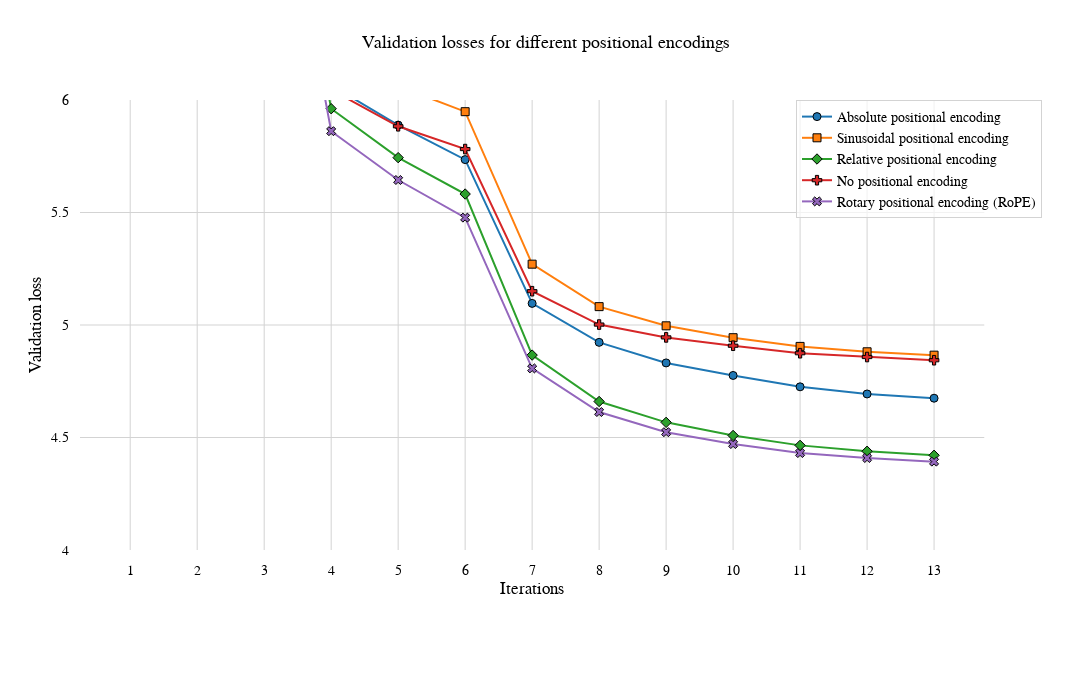

Notebook cell for this chart:
### Markdown cell above
#### 1.4. Plot the validation data

### Code cell
line_configs = [
    {
        "name": "Absolute positional encoding",
        "data": positional_encodings["absolute"]["val"],
        "color": "#1f77b4",
        "dash": "solid",
        "width": 2,
        "marker_symbol": 0,
    },
    {
        "name": "Sinusoidal positional encoding",
        "data": positional_encodings["sinusoidal"]["val"],
        "color": "#ff7f0e",
        "dash": "solid",
        "width": 2,
        "marker_symbol": 1,
    },
    {
        "name": "Relative positional encoding",
        "data": positional_encodings["relative"]["val"],
        "color": "#2ca02c",
        "dash": "solid",
        "width": 2,
        "marker_symbol": 2,
    },
    {
        "name": "No positional encoding",
        "data": positional_encodings["none"]["val"],
        "color": "#d62728",
        "dash": "solid",
        "width": 2,
        "marker_symbol": 3,
    },
    {
        "name": "Rotary positional encoding (RoPE)",
        "data": positional_encodings["rope"]["val"],
        "color": "#9467bd",
        "dash": "solid",
        "width": 2,
        "marker_symbol": 4,
    },
]
iterations = np.arange(1, len(positional_encodings["none"]["val"]) + 1)

figure = plot_positional_encodings_losses(
    line_configs=line_configs,
    iterations=iterations,
    title="Validation losses for different positional encodings",
    xaxis_title="Iterations",
    yaxis_title="Validation loss",
    width=1200,
    height=700,
    yaxis_range=[4, 6],
    save_figure=False,
)
figure.show()

### Figure 1 — Plotly figure (JSON) as saved in the notebook; plotly's stock layout.template omitted (floating-point values rounded to 4 significant figures)
{"data": [{"hovertemplate": "<b>Iteration</b>: %{x}<br><b>Loss</b>: %{y:.4f}<br>", "line": {"color": "#1f77b4", "dash": "solid", "width": 2}, "marker": {"color": "#1f77b4", "line": {"color": "black", "width": 1}, "size": 8, "symbol": 0}, "mode": "lines+markers", "name": "Absolute positional encoding", "type": "scatter", "x": [1, 2, 3, 4, 5, 6, 7, 8, 9, 10, 11, 12, 13], "xaxis": "x", "y": [8.245, 7.731, 7.504, 6.065, 5.889, 5.735, 5.096, 4.923, 4.832, 4.776, 4.725, 4.694, 4.675], "yaxis": "y"}, {"hovertemplate": "<b>Iteration</b>: %{x}<br><b>Loss</b>: %{y:.4f}<br>", "line": {"color": "#ff7f0e", "dash": "solid", "width": 2}, "marker": {"color": "#ff7f0e", "line": {"color": "black", "width": 1}, "size": 8, "symbol": 1}, "mode": "lines+markers", "name": "Sinusoidal positional encoding", "type": "scatter", "x": [1, 2, 3, 4, 5, 6, 7, 8, 9, 10, 11, 12, 13], "xaxis": "x", "y": [8.786, 8.025, 8.085, 6.265, 6.061, 5.948, 5.27, 5.082, 4.996, 4.944, 4.905, 4.881, 4.866], "yaxis": "y"}, {"hovertemplate": "<b>Iteration</b>: %{x}<br><b>Loss</b>: %{y:.4f}<br>", "line": {"color": "#2ca02c", "dash": "solid", "width": 2}, "marker": {"color": "#2ca02c", "line": {"color": "black", "width": 1}, "size": 8, "symbol": 2}, "mode": "lines+markers", "name": "Relative positional encoding", "type": "scatter", "x": [1, 2, 3, 4, 5, 6, 7, 8, 9, 10, 11, 12, 13], "xaxis": "x", "y": [8.201, 7.711, 7.54, 5.961, 5.744, 5.582, 4.866, 4.66, 4.567, 4.509, 4.465, 4.439, 4.421], "yaxis": "y"}, {"hovertemplate": "<b>Iteration</b>: %{x}<br><b>Loss</b>: %{y:.4f}<br>", "line": {"color": "#d62728", "dash": "solid", "width": 2}, "marker": {"color": "#d62728", "line": {"color": "black", "width": 1}, "size": 8, "symbol": 3}, "mode": "lines+markers", "name": "No positional encoding", "type": "scatter", "x": [1, 2, 3, 4, 5, 6, 7, 8, 9, 10, 11, 12, 13], "xaxis": "x", "y": [8.193, 7.733, 7.584, 6.045, 5.883, 5.782, 5.15, 5.002, 4.945, 4.908, 4.875, 4.858, 4.843], "yaxis": "y"}, {"hovertemplate": "<b>Iteration</b>: %{x}<br><b>Loss</b>: %{y:.4f}<br>", "line": {"color": "#9467bd", "dash": "solid", "width": 2}, "marker": {"color": "#9467bd", "line": {"color": "black", "width": 1}, "size": 8, "symbol": 4}, "mode": "lines+markers", "name": "Rotary positional encoding (RoPE)", "type": "scatter", "x": [1, 2, 3, 4, 5, 6, 7, 8, 9, 10, 11, 12, 13], "xaxis": "x", "y": [8.154, 7.649, 7.455, 5.861, 5.644, 5.477, 4.807, 4.613, 4.524, 4.471, 4.431, 4.409, 4.393], "yaxis": "y"}], "layout": {"autosize": false, "font": {"color": "black", "family": "Arial", "size": 14}, "height": 700, "legend": {"bgcolor": "rgba(255, 255, 255, 0.7)", "bordercolor": "lightgrey", "borderwidth": 1, "x": 1, "xanchor": "right", "y": 1, "yanchor": "top"}, "margin": {"b": 150, "l": 80, "pad": 10, "r": 50, "t": 100}, "plot_bgcolor": "white", "showlegend": true, "title": {"font": {"size": 18}, "text": "Validation losses for different positional encodings", "x": 0.5, "xanchor": "center", "y": 0.95, "yanchor": "top"}, "width": 1200, "xaxis": {"anchor": "y", "domain": [0, 0.94], "dtick": 1, "gridcolor": "lightgrey", "showgrid": true, "tick0": 0, "tickmode": "linear", "title": {"text": "Iterations"}}, "yaxis": {"anchor": "x", "domain": [0, 1], "gridcolor": "lightgrey", "range": [4, 6], "showgrid": true, "title": {"text": "Validation loss"}, "zeroline": true, "zerolinecolor": "black", "zerolinewidth": 1}, "yaxis2": {"anchor": "x", "overlaying": "y", "side": "right"}}}
